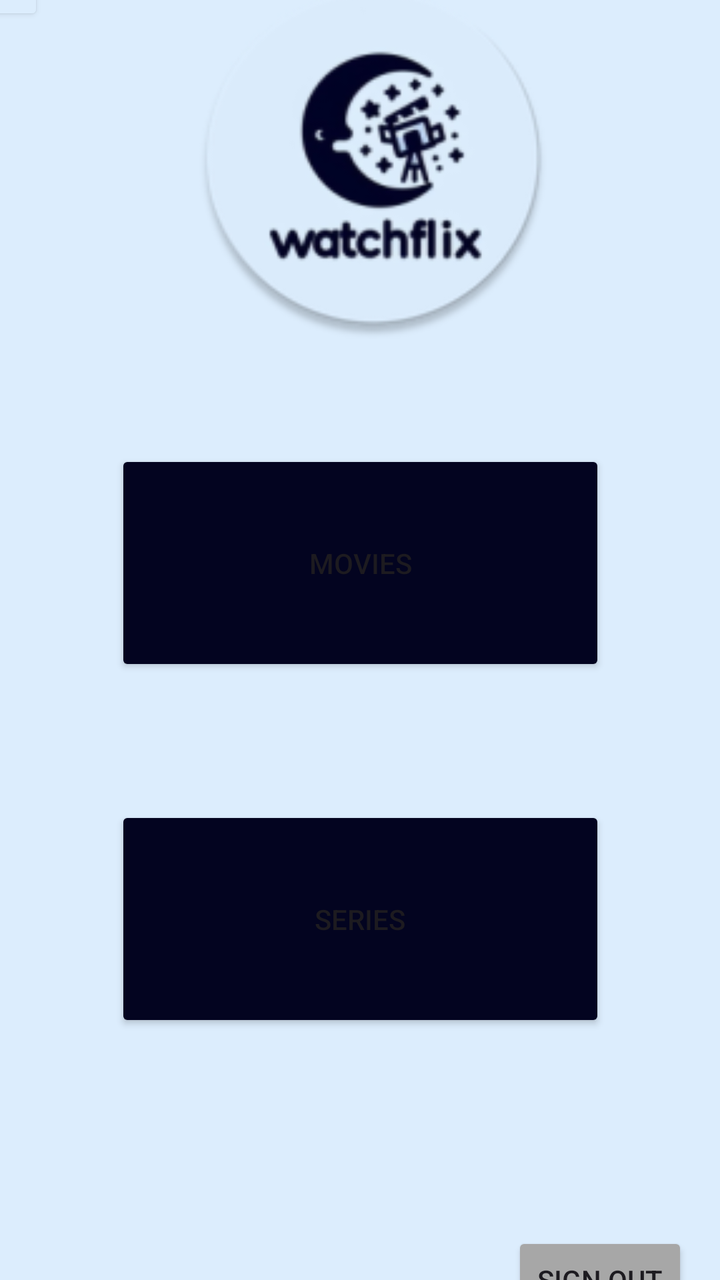
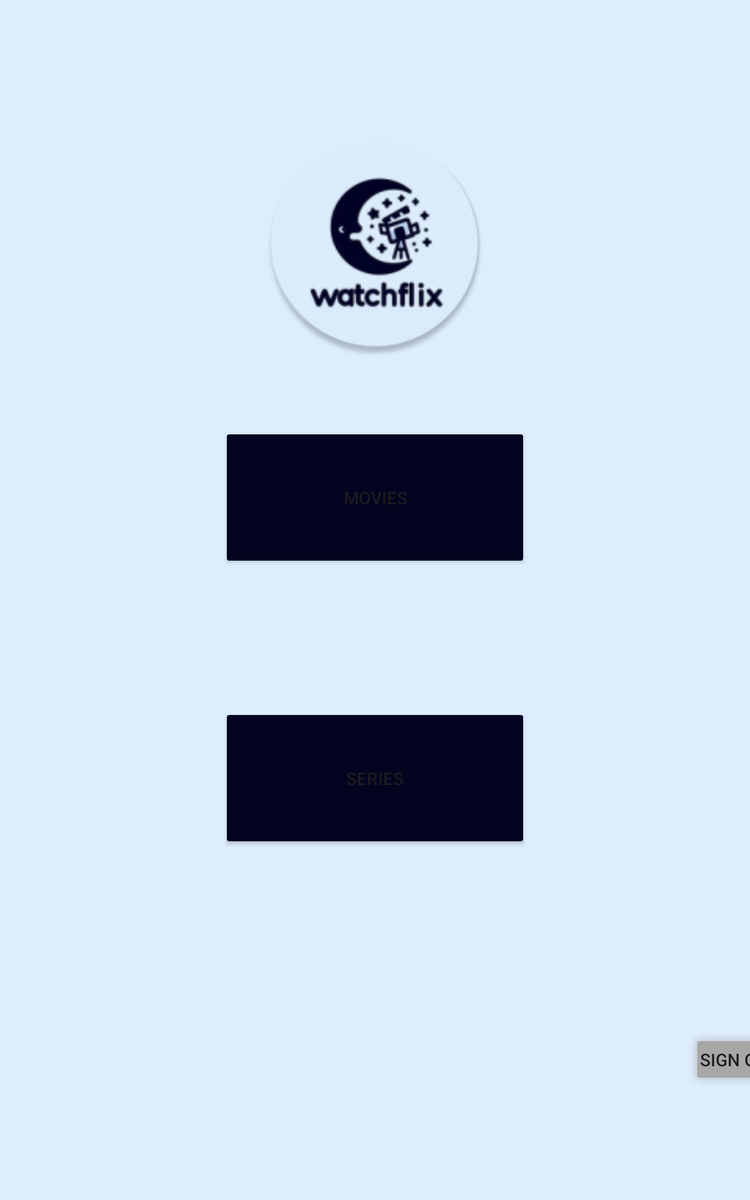

Two renders of one Android screen. The first uses the default layout on a phone; the second uses the alternative layout the repository ships for a different screen configuration, on a matching device. The two XML files are below.
<!-- AndroidManifest.xml: application theme Theme.KatsanosErgasia -->
<!-- res/layout/activity_menu_a.xml -->
<?xml version="1.0" encoding="utf-8"?>
<androidx.constraintlayout.widget.ConstraintLayout xmlns:android="http://schemas.android.com/apk/res/android"
    xmlns:app="http://schemas.android.com/apk/res-auto"
    xmlns:tools="http://schemas.android.com/tools"
    android:layout_width="match_parent"
    android:layout_height="match_parent"
    android:background="#DCEDFD">

    <ImageView
        android:id="@+id/imageView3"
        android:layout_width="305dp"
        android:layout_height="181dp"
        android:layout_marginTop="28dp"
        android:layout_marginBottom="234dp"
        app:layout_constraintBottom_toTopOf="@+id/buttonSeries"
        app:layout_constraintEnd_toEndOf="parent"
        app:layout_constraintHorizontal_bias="0.369"
        app:layout_constraintStart_toEndOf="@+id/button4"
        app:layout_constraintTop_toTopOf="parent"
        app:srcCompat="@mipmap/ic_launcher" />

    <Button
        android:id="@+id/buttonMovies"
        style="@style/Widget.AppCompat.Button"
        android:layout_width="245dp"
        android:layout_height="113dp"
        android:layout_marginStart="69dp"
        android:layout_marginLeft="69dp"
        android:layout_marginTop="56dp"
        android:layout_marginEnd="69dp"
        android:layout_marginRight="69dp"
        android:text="Movies"
        app:backgroundTint="#030420"
        app:layout_constraintEnd_toEndOf="parent"
        app:layout_constraintStart_toStartOf="parent"
        app:layout_constraintTop_toBottomOf="@+id/imageView3" />

    <Button
        android:id="@+id/buttonSeries"
        style="@style/Widget.AppCompat.Button"
        android:layout_width="245dp"
        android:layout_height="113dp"
        android:layout_marginStart="69dp"
        android:layout_marginLeft="69dp"
        android:layout_marginEnd="69dp"
        android:layout_marginRight="69dp"
        android:layout_marginBottom="100dp"
        android:text="Series"
        app:backgroundTint="#030420"
        app:layout_constraintBottom_toTopOf="@+id/button5"
        app:layout_constraintEnd_toEndOf="parent"
        app:layout_constraintStart_toStartOf="parent"
        app:layout_constraintTop_toBottomOf="@+id/imageView3" />

    <Button
        android:id="@+id/button4"
        android:layout_width="43dp"
        android:layout_height="35dp"
        android:layout_marginBottom="666dp"
        app:backgroundTint="#DCEDFD"
        app:icon="@drawable/baseline_arrow_back_24"
        app:iconSize="25dp"
        app:iconTint="#030420"
        app:layout_constraintBottom_toBottomOf="parent"
        app:layout_constraintEnd_toStartOf="parent"
        app:layout_constraintHorizontal_bias="0.0"
        app:layout_constraintStart_toStartOf="parent"
        app:layout_constraintTop_toBottomOf="@+id/flow2" />

    <Button
        android:id="@+id/button5"
        style="@style/Widget.AppCompat.Button"
        android:layout_width="wrap_content"
        android:layout_height="wrap_content"
        android:layout_marginEnd="16dp"
        android:layout_marginRight="16dp"
        android:layout_marginBottom="16dp"
        android:text="Sign Out"
        app:backgroundTint="#A7A7A7"
        app:layout_constraintBottom_toBottomOf="parent"
        app:layout_constraintEnd_toEndOf="parent"
        app:layout_constraintTop_toBottomOf="@+id/buttonSeries" />

    <androidx.constraintlayout.helper.widget.Flow
        android:id="@+id/flow"
        android:layout_width="wrap_content"
        android:layout_height="wrap_content"
        android:layout_marginBottom="16dp"
        app:layout_constraintBottom_toTopOf="@+id/button4"
        app:layout_constraintEnd_toStartOf="parent"
        app:layout_constraintStart_toStartOf="parent"
        app:layout_constraintTop_toTopOf="parent" />

    <androidx.constraintlayout.helper.widget.Flow
        android:id="@+id/flow2"
        android:layout_width="wrap_content"
        android:layout_height="wrap_content"
        android:layout_marginBottom="16dp"
        app:layout_constraintBottom_toTopOf="@+id/button4"
        app:layout_constraintEnd_toStartOf="parent"
        app:layout_constraintStart_toStartOf="parent"
        app:layout_constraintTop_toTopOf="parent" />

    <androidx.constraintlayout.widget.Barrier
        android:id="@+id/barrier"
        android:layout_width="wrap_content"
        android:layout_height="wrap_content"
        app:barrierDirection="left" />

</androidx.constraintlayout.widget.ConstraintLayout>
<!-- resources referenced by this layout -->
<resources>
  <!-- mipmap ic_launcher: webp bitmap (mipmap-hdpi, 4354 bytes) -->
  <!-- from res/values-v23/ -->
  <style name="Theme.KatsanosErgasia" parent="Base.Theme.KatsanosErgasia">
      
      <item name="android:navigationBarColor">@android:color/transparent</item>
      <item name="android:statusBarColor">@android:color/transparent</item>
      <item name="android:windowLightStatusBar">?attr/isLightTheme</item>
    </style>
  <style name="Base.Theme.KatsanosErgasia" parent="Theme.Material3.DayNight.NoActionBar">
          
          
          <item name="colorPrimary">@color/ic_launcher_background</item>
          <item name="android:background">@color/ic_launcher_background</item>
          <item name="android:navigationBarColor" tools:targetApi="lollipop">@color/ic_launcher_background</item>
      </style>
  <color name="ic_launcher_background">#DCEDFD</color>
</resources>
<!-- res/layout-sw600dp/activity_menu_a.xml (the author's variant of the layout above) -->
<!-- drawn on a 7-inch tablet held upright -->
<?xml version="1.0" encoding="utf-8"?>
<androidx.constraintlayout.widget.ConstraintLayout xmlns:android="http://schemas.android.com/apk/res/android"
    xmlns:app="http://schemas.android.com/apk/res-auto"
    xmlns:tools="http://schemas.android.com/tools"
    android:id="@+id/c1"
    android:layout_width="match_parent"
    android:layout_height="match_parent"
    android:background="#DCEDFD"
    android:visibility="visible"
    tools:visibility="visible">

    <ImageView
        android:id="@+id/imageView3"
        android:layout_width="305dp"
        android:layout_height="181dp"
        android:layout_marginTop="58dp"
        android:layout_marginBottom="234dp"
        android:contentDescription="@string/Watchflix"
        app:layout_constraintBottom_toTopOf="@+id/buttonSeries"
        app:layout_constraintEnd_toEndOf="parent"
        app:layout_constraintStart_toStartOf="parent"
        app:layout_constraintTop_toTopOf="parent"
        app:srcCompat="@mipmap/ic_launcher" />

    <Button
        android:id="@+id/buttonMovies"
        style="@style/Widget.AppCompat.Button"
        android:layout_width="245dp"
        android:layout_height="113dp"
        android:layout_marginStart="69dp"
        android:layout_marginLeft="69dp"
        android:layout_marginTop="56dp"
        android:layout_marginEnd="69dp"
        android:layout_marginRight="69dp"
        android:text="@string/movies"
        app:backgroundTint="#030420"
        app:layout_constraintEnd_toEndOf="parent"
        app:layout_constraintStart_toStartOf="parent"
        app:layout_constraintTop_toBottomOf="@+id/imageView3" />

    <Button
        android:id="@+id/buttonSeries"
        style="@style/Widget.AppCompat.Button"
        android:layout_width="245dp"
        android:layout_height="113dp"
        android:layout_marginStart="69dp"
        android:layout_marginLeft="69dp"
        android:layout_marginEnd="69dp"
        android:layout_marginRight="69dp"
        android:layout_marginBottom="100dp"
        android:text="@string/series"
        app:backgroundTint="#030420"
        app:layout_constraintBottom_toTopOf="@+id/button5"
        app:layout_constraintEnd_toEndOf="parent"
        app:layout_constraintStart_toStartOf="parent"
        app:layout_constraintTop_toBottomOf="@+id/imageView3" />

    <Button
        android:id="@+id/button4"
        android:layout_width="61dp"
        android:layout_height="60dp"
        android:layout_marginStart="16dp"
        android:layout_marginLeft="16dp"
        android:layout_marginTop="16dp"
        android:layout_marginEnd="596dp"
        android:layout_marginRight="596dp"
        android:layout_marginBottom="751dp"
        app:backgroundTint="#DCEDFD"
        app:icon="@drawable/baseline_arrow_back_24"
        app:iconSize="25dp"
        app:iconTint="#030420"
        app:layout_constraintBottom_toBottomOf="parent"
        app:layout_constraintEnd_toEndOf="parent"
        app:layout_constraintStart_toStartOf="parent"
        app:layout_constraintTop_toTopOf="parent"
        app:layout_constraintVertical_bias="0.129" />

    <Button
        android:id="@+id/button5"
        style="@style/Widget.AppCompat.Button"
        android:layout_width="wrap_content"
        android:layout_height="wrap_content"
        android:layout_marginStart="547dp"
        android:layout_marginLeft="547dp"
        android:layout_marginEnd="16dp"
        android:layout_marginRight="16dp"
        android:layout_marginBottom="38dp"
        android:background="@android:drawable/alert_light_frame"
        android:text="@string/Sign_Out"
        app:backgroundTint="#A7A7A7"
        app:layout_constraintBottom_toBottomOf="parent"
        app:layout_constraintEnd_toEndOf="parent"
        app:layout_constraintHorizontal_bias="0.0"
        app:layout_constraintStart_toStartOf="parent"
        app:layout_constraintTop_toBottomOf="@+id/buttonSeries" />

    <androidx.constraintlayout.helper.widget.Flow
        android:id="@+id/flow2"
        android:layout_width="wrap_content"
        android:layout_height="wrap_content"
        app:layout_constraintStart_toStartOf="parent"
        app:layout_constraintTop_toTopOf="parent" />

    <androidx.constraintlayout.widget.Barrier
        android:id="@+id/barrier"
        android:layout_width="wrap_content"
        android:layout_height="wrap_content"
        app:barrierDirection="left" />

</androidx.constraintlayout.widget.ConstraintLayout>
<!-- resources referenced by the variant -->
<!-- as a 7-inch tablet held upright resolves them -->
<resources>
  <!-- mipmap ic_launcher: webp bitmap (mipmap-hdpi, 4354 bytes) -->
  <string name="Sign_Out">Sign Out</string>
  <string name="Watchflix">Watchflix</string>
  <string name="movies">Movies</string>
  <string name="series">Series</string>
  <!-- from res/values-v23/ -->
  <style name="Theme.KatsanosErgasia" parent="Base.Theme.KatsanosErgasia">
      
      <item name="android:navigationBarColor">@android:color/transparent</item>
      <item name="android:statusBarColor">@android:color/transparent</item>
      <item name="android:windowLightStatusBar">?attr/isLightTheme</item>
    </style>
  <style name="Base.Theme.KatsanosErgasia" parent="Theme.Material3.DayNight.NoActionBar">
          
          
          <item name="colorPrimary">@color/ic_launcher_background</item>
          <item name="android:background">@color/ic_launcher_background</item>
          <item name="android:navigationBarColor" tools:targetApi="lollipop">@color/ic_launcher_background</item>
      </style>
  <color name="ic_launcher_background">#DCEDFD</color>
</resources>
